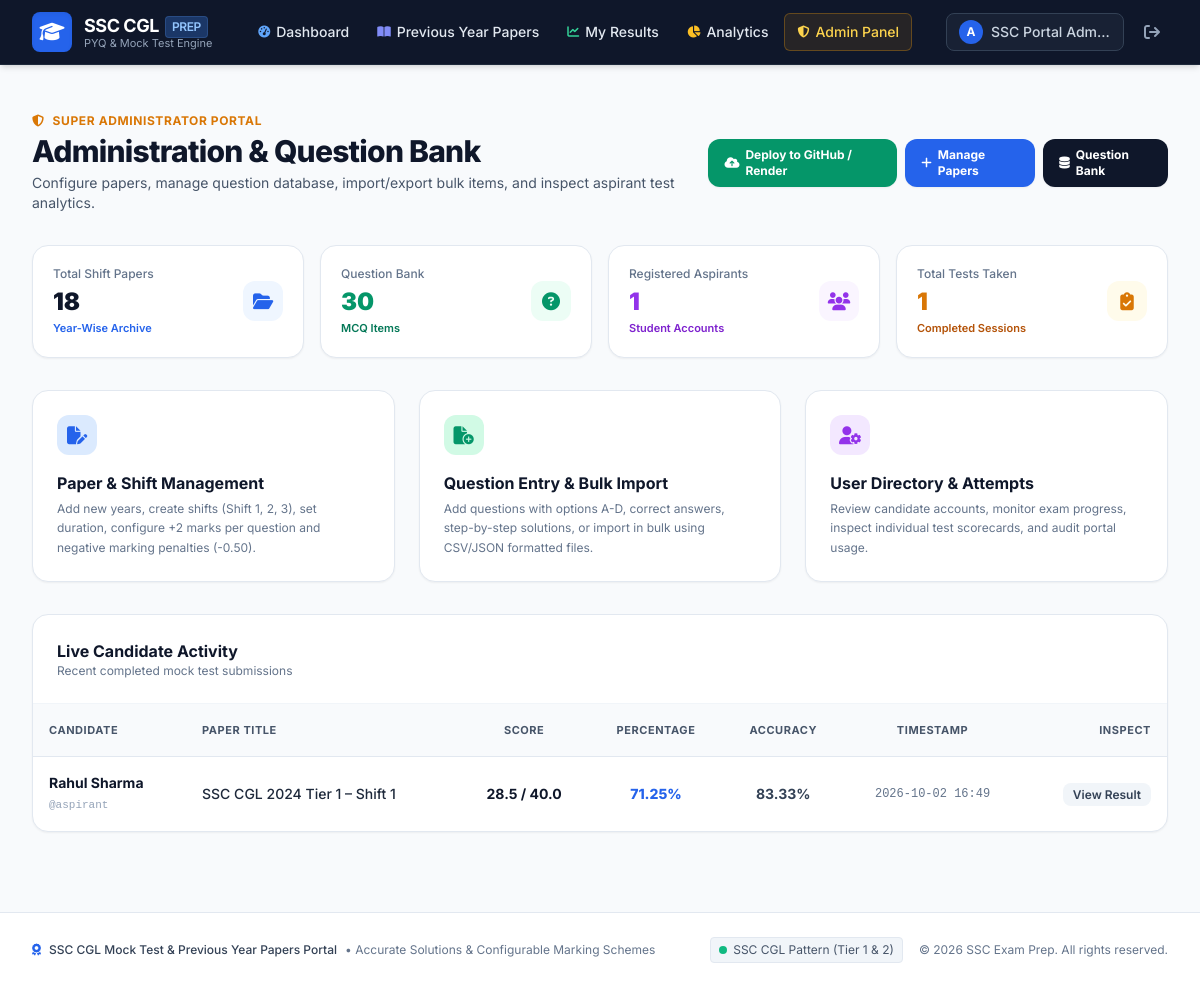
Page /admin (signed in) on the earlier database version.
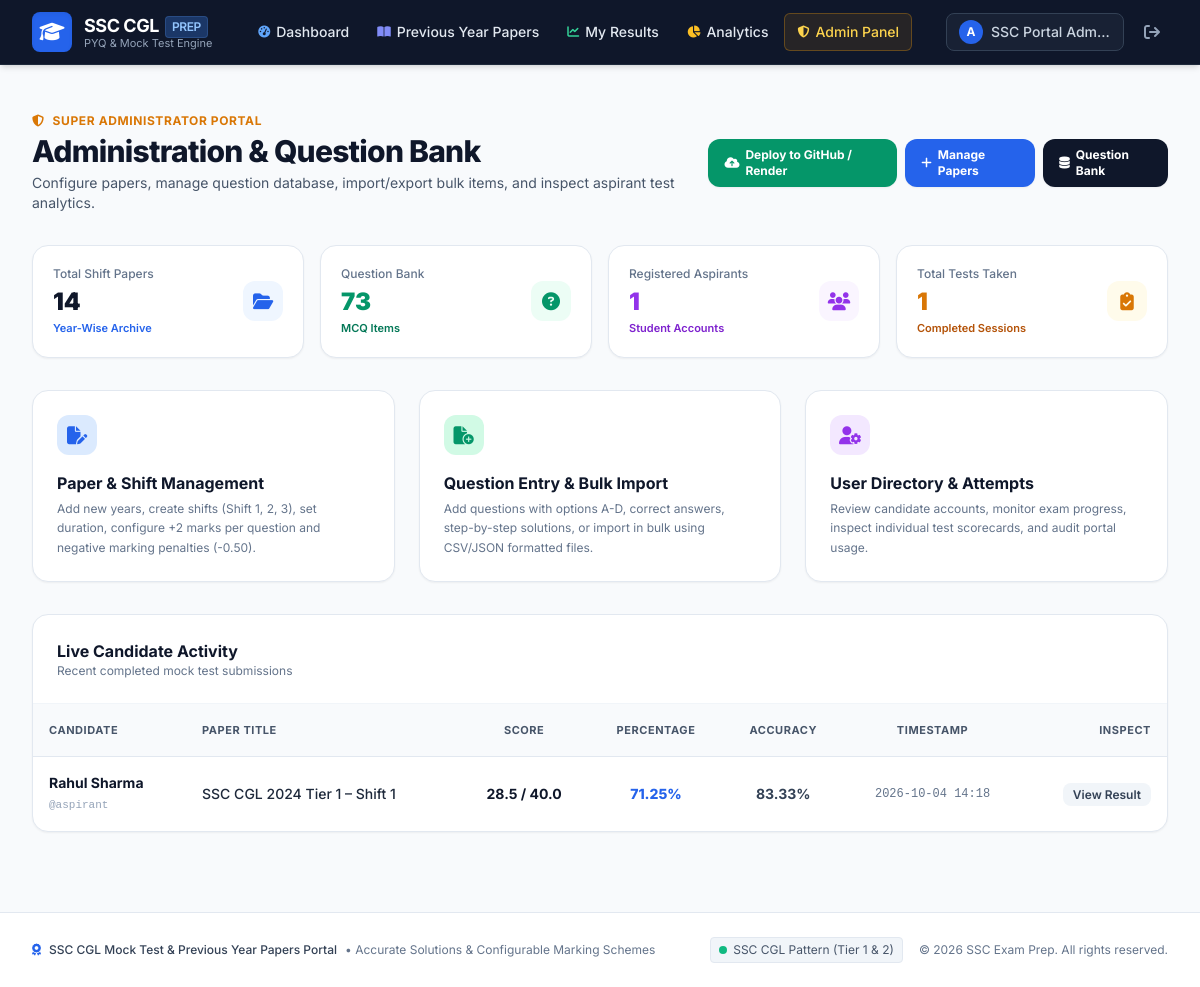
Same page on the later database version.
### tables this page shows
CREATE TABLE test_attempts (
        id INTEGER PRIMARY KEY AUTOINCREMENT,
        user_id INTEGER NOT NULL REFERENCES users(id) ON DELETE CASCADE,
        paper_id INTEGER NOT NULL REFERENCES papers(id) ON DELETE CASCADE,
        start_time TIMESTAMP DEFAULT CURRENT_TIMESTAMP,
        end_time TIMESTAMP,
        status TEXT DEFAULT 'in_progress', -- 'in_progress', 'completed', 'abandoned'
        total_questions INTEGER DEFAULT 0,
        attempted_questions INTEGER DEFAULT 0,
        correct_answers INTEGER DEFAULT 0,
        wrong_answers INTEGER DEFAULT 0,
        unanswered_questions INTEGER DEFAULT 0,
        positive_marks REAL DEFAULT 0.0,
        negative_marks REAL DEFAULT 0.0,
        final_score REAL DEFAULT 0.0,
        max_marks REAL DEFAULT 0.0,
        percentage REAL DEFAULT 0.0,
        accuracy REAL DEFAULT 0.0,
        time_taken_seconds INTEGER DEFAULT 0,
        current_question_index INTEGER DEFAULT 0
    );

CREATE TABLE users (
        id INTEGER PRIMARY KEY AUTOINCREMENT,
        username TEXT UNIQUE NOT NULL,
        email TEXT UNIQUE NOT NULL,
        password_hash TEXT NOT NULL,
        role TEXT DEFAULT 'user',
        full_name TEXT NOT NULL,
        target_year INTEGER DEFAULT 2025,
        created_at TIMESTAMP DEFAULT CURRENT_TIMESTAMP
    , last_login TIMESTAMP);

CREATE TABLE papers (
        id INTEGER PRIMARY KEY AUTOINCREMENT,
        title TEXT NOT NULL,
        exam_name TEXT DEFAULT 'SSC CGL',
        year INTEGER NOT NULL,
        tier TEXT DEFAULT 'Tier 1',
        shift TEXT NOT NULL,
        duration_minutes INTEGER DEFAULT 60,
        marks_per_question REAL DEFAULT 2.0,
        negative_marks REAL DEFAULT 0.50,
        instructions TEXT,
        paper_type TEXT DEFAULT 'official_pyq', -- 'official_pyq', 'model_paper', 'practice_paper'
        source_attribution TEXT,
        is_active INTEGER DEFAULT 1,
        created_at TIMESTAMP DEFAULT CURRENT_TIMESTAMP
    );

### app.py (the view)
@app.route('/admin')
@admin_required
def admin_dashboard():
    conn = get_db()
    cursor = conn.cursor()
    cursor.execute("SELECT COUNT(*) as count FROM papers")
    total_papers = cursor.fetchone()['count']
    cursor.execute("SELECT COUNT(*) as count FROM questions")
    total_questions = cursor.fetchone()['count']
    cursor.execute("SELECT COUNT(*) as count FROM users WHERE role = 'user'")
    total_students = cursor.fetchone()['count']
    cursor.execute("SELECT COUNT(*) as count FROM test_attempts WHERE status = 'completed'")
    total_attempts = cursor.fetchone()['count']
    cursor.execute("""
    SELECT ta.*, u.full_name as user_name, u.username, p.title as paper_title
    FROM test_attempts ta
    JOIN users u ON ta.user_id = u.id
    JOIN papers p ON ta.paper_id = p.id
    ORDER BY ta.start_time DESC
    LIMIT 8
    """)
    recent_attempts = cursor.fetchall()
    conn.close()
    return render_template(
        'admin/dashboard.html',
        total_papers=total_papers,
        total_questions=total_questions,
        total_students=total_students,
        total_attempts=total_attempts,
        recent_attempts=recent_attempts
    )

### app.py (called while the page is built)
def admin_required(f):
    @wraps(f)
    def decorated_function(*args, **kwargs):
        if 'user_id' not in session:
            flash('Admin authorization required. Please log in.', 'warning')
            return redirect(url_for('login', next=request.url))
        if session.get('role') != 'admin':
            flash('Access denied. Administrator privileges required.', 'danger')
            return redirect(url_for('dashboard'))
        return f(*args, **kwargs)
    return decorated_function

@app.context_processor
def inject_user():
    user = None
    if 'user_id' in session:
        conn = get_db()
        cursor = conn.cursor()
        cursor.execute("SELECT id, username, email, role, full_name FROM users WHERE id = ?", (session['user_id'],))
        user = cursor.fetchone()
        conn.close()
    return dict(current_user=user, current_year=datetime.now().year)

### database.py (called while the page is built)
def get_db():
    conn = sqlite3.connect(DB_PATH, timeout=20.0)
    conn.row_factory = sqlite3.Row
    conn.execute("PRAGMA foreign_keys = ON")
    conn.execute("PRAGMA journal_mode = WAL")
    return conn

### templates/admin/dashboard.html (shortened to what the changed rows need)
{% extends "base.html" %}
{% block content %}
<div class="max-w-7xl mx-auto px-4 sm:px-6 lg:px-8 py-8">
    <div class="flex flex-col sm:flex-row sm:items-center justify-between gap-4 mb-8">
        <div>
            <h1 class="text-3xl font-extrabold text-slate-900 tracking-tight">
                Administration & Question Bank
            </h1>
        </div>
    </div>
    <div class="grid grid-cols-2 md:grid-cols-4 gap-4 mb-8">
        <div class="bg-white p-5 rounded-2xl border border-slate-200 shadow-sm flex items-center justify-between">
            <div>
                <span class="text-xs text-slate-500 font-medium block">Total Shift Papers</span>
                <span class="text-2xl font-black text-slate-900 mt-1 block">{{ total_papers }}</span>
                <span class="text-[11px] text-blue-600 font-semibold block mt-0.5">Year-Wise Archive</span>
            </div>
        </div>
        <div class="bg-white p-5 rounded-2xl border border-slate-200 shadow-sm flex items-center justify-between">
            <div>
                <span class="text-xs text-slate-500 font-medium block">Question Bank</span>
                <span class="text-2xl font-black text-emerald-600 mt-1 block">{{ total_questions }}</span>
                <span class="text-[11px] text-emerald-700 font-semibold block mt-0.5">MCQ Items</span>
            </div>
        </div>
    </div>
    <div class="bg-white rounded-2xl border border-slate-200 shadow-sm overflow-hidden">
        <div class="overflow-x-auto">
            <table class="w-full text-left border-collapse text-xs sm:text-sm">
                <thead>
                    <tr class="bg-slate-50 border-b border-slate-200 text-slate-600 font-semibold uppercase tracking-wider text-[11px]">
                        <th class="p-4">Candidate</th>
                        <th class="p-4">Paper Title</th>
                        <th class="p-4 text-center">Score</th>
                        <th class="p-4 text-center">Percentage</th>
                        <th class="p-4 text-center">Accuracy</th>
                        <th class="p-4 text-center">Timestamp</th>
                        <th class="p-4 text-right">Inspect</th>
                    </tr>
                </thead>
                <tbody class="divide-y divide-slate-100">
                    {% for att in recent_attempts %}
                    <tr class="hover:bg-slate-50/70 transition-colors">
                        <td class="p-4">
                            <span class="font-bold text-slate-900 block">{{ att.user_name }}</span>
                            <span class="text-[11px] text-slate-400 font-mono">@{{ att.username }}</span>
                        </td>
                        <td class="p-4 font-medium text-slate-800">
                            {{ att.paper_title }}
                        </td>
                        <td class="p-4 text-center font-bold text-slate-900">
                            {{ att.final_score }} / {{ att.max_marks }}
                        </td>
                        <td class="p-4 text-center font-extrabold {% if att.percentage >= 75 %}text-emerald-600{% elif att.percentage >= 50 %}text-blue-600{% else %}text-amber-600{% endif %}">
                            {{ att.percentage }}%
                        </td>
                        <td class="p-4 text-center font-bold text-slate-700">
                            {{ att.accuracy }}%
                        </td>
                        <td class="p-4 text-center font-mono text-xs text-slate-500">
                            {{ att.start_time[:16] }}
                        </td>
                        <td class="p-4 text-right">
                            <a href="{{ url_for('test_result', attempt_id=att.id) }}" class="px-2.5 py-1 bg-slate-100 hover:bg-blue-50 hover:text-blue-600 text-slate-700 rounded-lg text-xs font-semibold">
                                View Result
                            </a>
                        </td>
                    </tr>
                    {% endfor %}
                </tbody>
            </table>
        </div>
    </div>
</div>
{% endblock %}

Differences in the rows shown:
changed test_attempts "Rahul Sharma": start_time "2026-10-02 16:49" → "2026-10-04 14:18"
Other differences:
{{ total_papers }}: "18" → "14"
{{ total_questions }}: "30" → "73"
